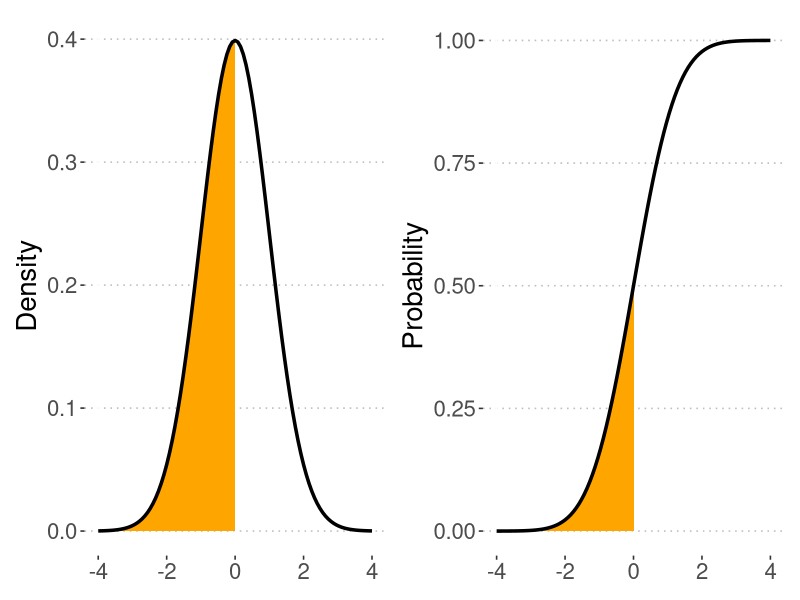
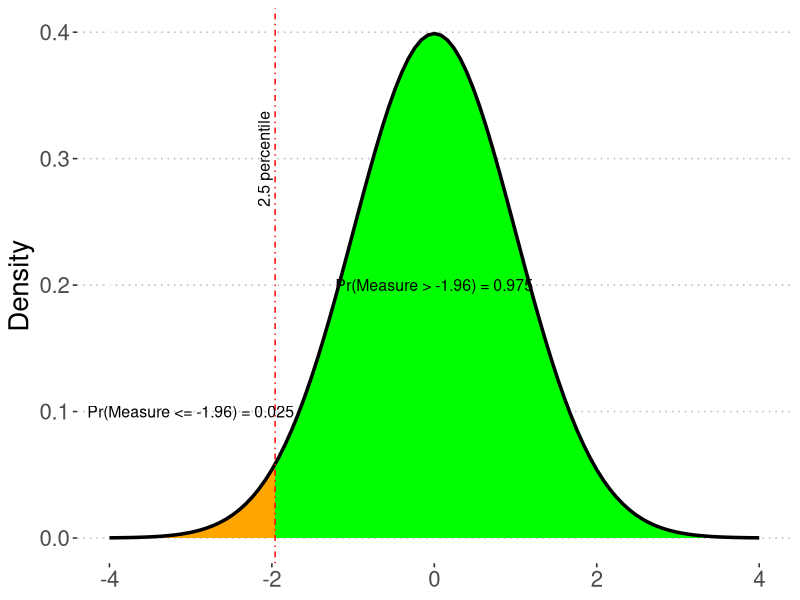
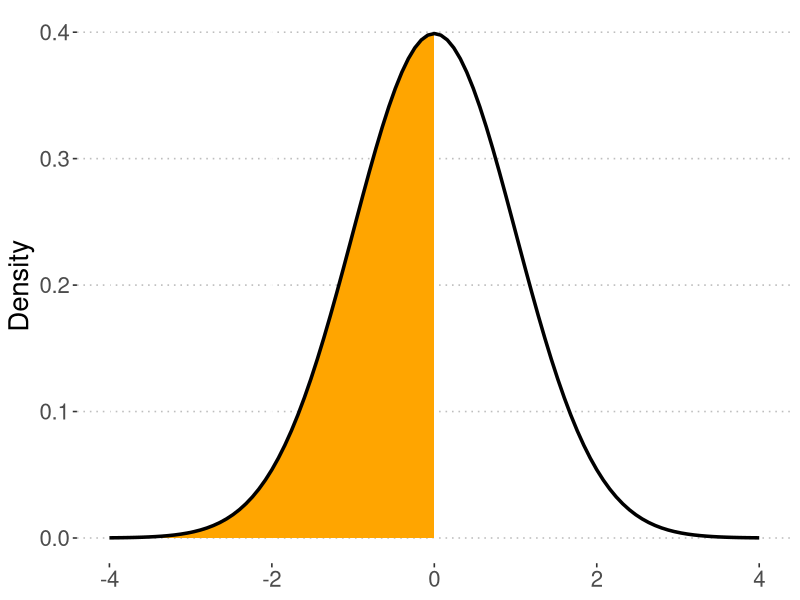
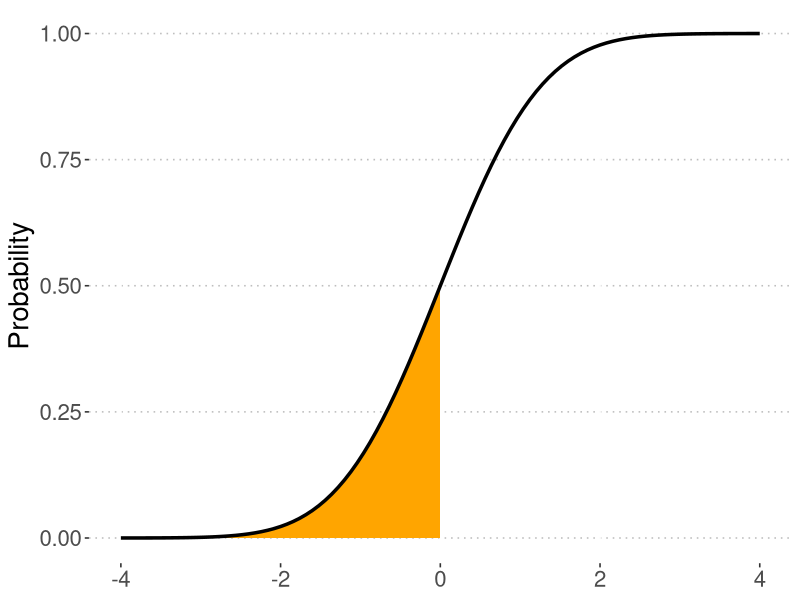
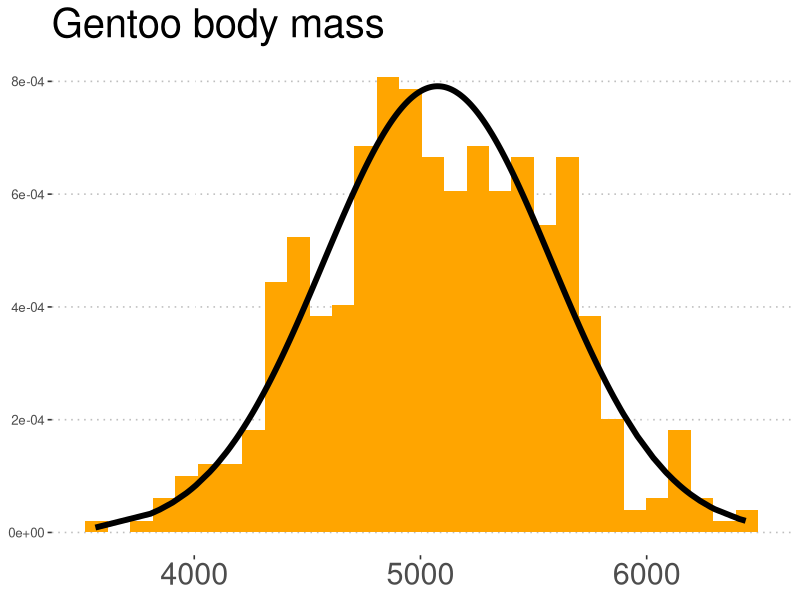
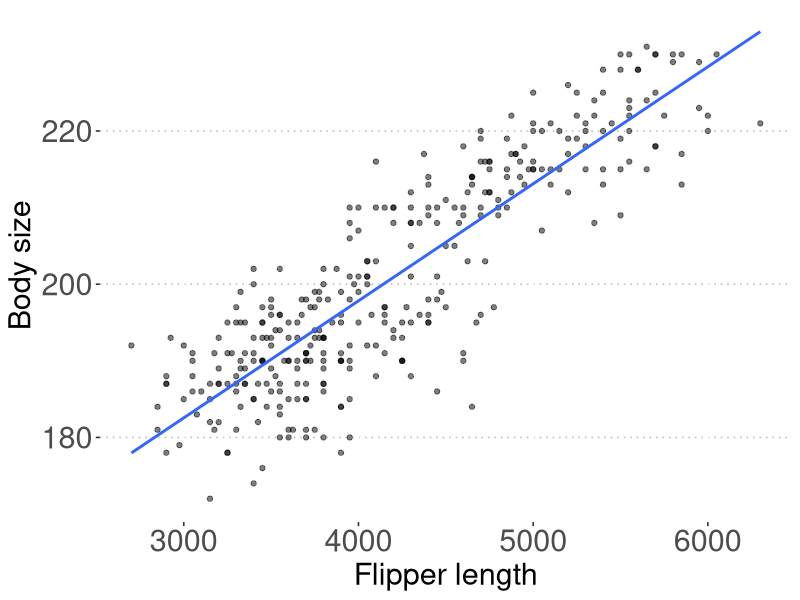
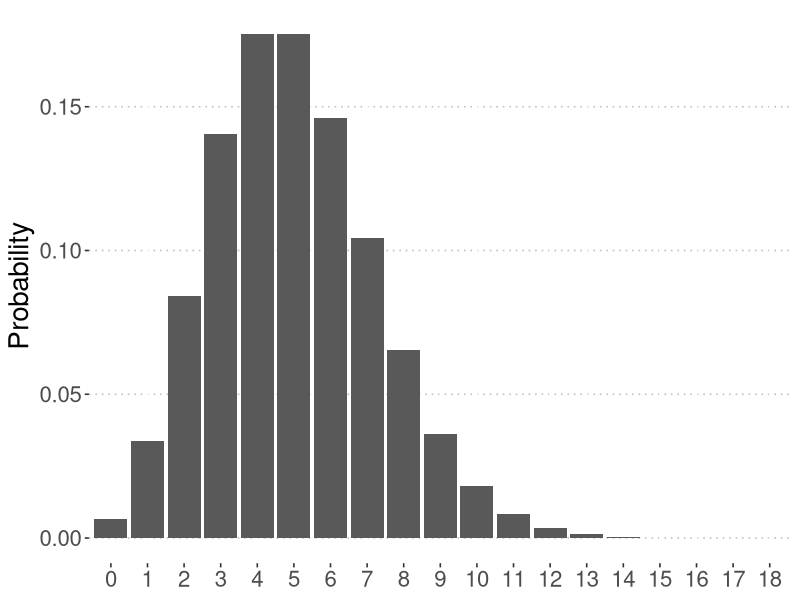

Recreate these plots in R, in order.
## ---- chunk 1
library(ggplot2)
library(ggpubr)
library(patchwork)
library(palmerpenguins)
## ---- chunk 2
#| fig-pos: "b"
pdf_plot <- ggplot(data.frame(x = c(-4, 4)), aes(x)) +
  stat_function(fun = dnorm, xlim = c(-4, 0), geom = "area", fill = "orange") +
  stat_function(fun = dnorm, lwd = 1.2) + 
  ylab("Density") + xlab(NULL) +
  theme_pubclean() +
  theme(text = element_text(size = 20))

cdf_plot <- ggplot(data.frame(x = c(-4, 4)), aes(x)) +
  stat_function(fun = pnorm, xlim = c(-4, 0), geom = "area", fill = "orange") +
  stat_function(fun = pnorm, lwd = 1.2) + 
  ylab("Probability") + xlab(NULL) +
  theme_pubclean() +
  theme(text = element_text(size = 20))

pdf_plot | cdf_plot

## ---- chunk 3
#| fig-pos: "b"
qnt_plot <- ggplot(data.frame(x = c(-4, 4)), aes(x)) +
  stat_function(fun = dnorm, xlim = c(-4, -1.96), geom = "area", fill = "orange") +
  stat_function(fun = dnorm, xlim = c(-1.96, 4), geom = "area", fill = "green") +
  stat_function(fun = dnorm, lwd = 1.2) + 
  geom_vline(xintercept = -1.96, col = "red", lty = "dotdash") +
  annotate(geom = "text", x = -2.1, y = 0.3, label = "2.5 percentile", col = "black", angle = 90, size = 4) +
  annotate(geom = "text", x = 0, y = 0.2, label = "Pr(Measure > -1.96) = 0.975", col = "black", size = 4) +
  annotate(geom = "text", x = -3, y = 0.1, label = "Pr(Measure <= -1.96) = 0.025", col = "black", size = 4) +
  ylab("Density") + xlab(NULL) +
  theme_pubclean() +
  theme(text = element_text(size = 20))


qnt_plot
## ---- chunk 4
#| fig-pos: "b"
pdf_plot
cdf_plot
## ---- chunk 5
data("penguins")

penguins <- as.data.frame(penguins)

PinguMeanBodyMass <- mean(penguins$body_mass_g[penguins$species == "Gentoo"], na.rm = T)

PinguSdBodyMass <- sd(penguins$body_mass_g[penguins$species == "Gentoo"], na.rm = T)

set.seed(10)
PinguBodyMass <- rnorm(500, mean = PinguMeanBodyMass, sd = PinguSdBodyMass) 

PinguBodyMass <- data.frame(ID = seq_along(PinguBodyMass), BodyMass = PinguBodyMass)

PinguBodyMass$BodyMassDens <- with(PinguBodyMass, dnorm(BodyMass, mean = PinguMeanBodyMass, sd = PinguSdBodyMass))

knitr::kable(PinguBodyMass[1:8, c(1, 2)])
## ---- chunk 6
#| fig-pos: "b"
#| fig-width: 14

ggplot(PinguBodyMass, aes(x = BodyMass)) +
  geom_histogram(fill = "orange", aes(y = ..density..)) +  
  geom_line(aes(x = BodyMass, y = BodyMassDens), col = "black", lwd = 2) +
  ggtitle("Gentoo body mass") +
  ylab(NULL) + xlab(NULL) +
  theme_pubclean() +
  theme(title = element_text(size = 24), axis.title.x = element_text(size = 22),
        axis.text.x.bottom = element_text(size = 22))
## ---- chunk 7
ggplot(penguins, aes(x = body_mass_g, y = flipper_length_mm)) +
  geom_point(alpha = .5, col = "black", fill = "lightgrey") +
  geom_smooth(method = "lm", formula = y ~ x, se = F) +
  xlab("Flipper length") + ylab("Body size") +
  theme_pubclean() +
  theme(title = element_text(size = 24), axis.title = element_text(size = 22),
        axis.text = element_text(size = 22))
## ---- chunk 8
Poisson_mass <- dpois(seq(from = 0, to = 30), lambda = 5)

ggplot(data = data.frame(Proba = Poisson_mass[1:19], Outcome = as.factor(seq(from = 0, to = 18))),
       aes(x = Outcome, y = Proba)) +
  geom_col() +
  ylab("Probability") + xlab(NULL) +
  theme_pubclean() +
  theme(text = element_text(size = 20))
